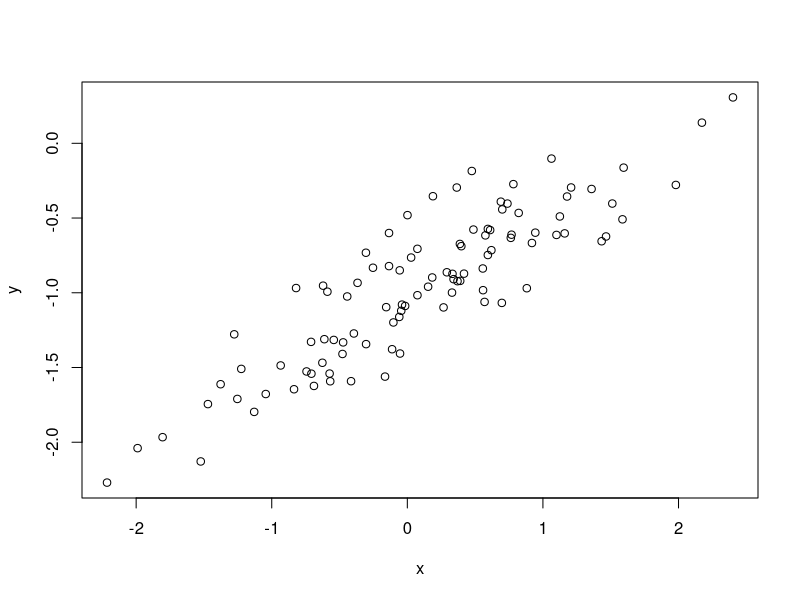
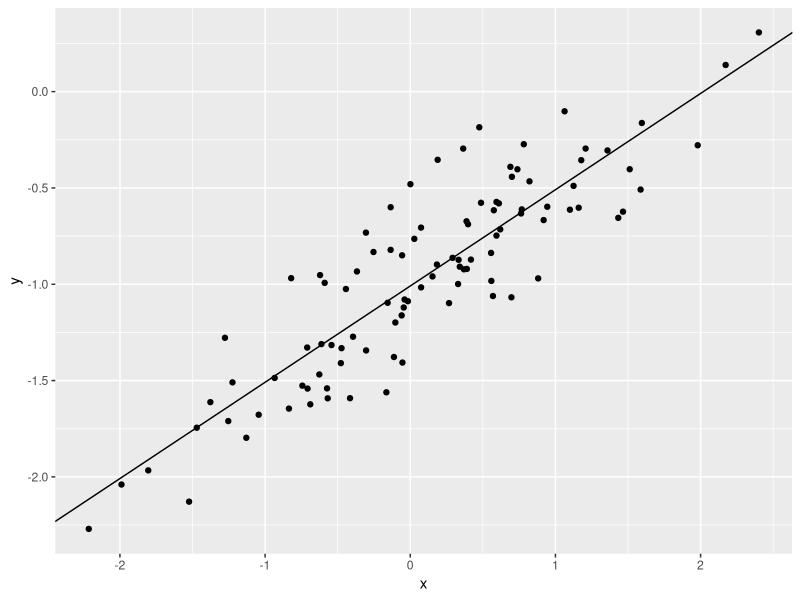

Write R code to recreate these figures, in order.
## ---- chunk 1
knitr::opts_chunk$set(echo = TRUE)
library(dplyr)
library(ggplot2)

## ---- chunk 2
q3_a <- function(gpa, iq, gender){
  50 + gpa*20 + iq*.07 + gender*35 + gpa*iq*.01 + gpa*gender*-10
}

q3_a(1, 110, 1)
q3_a(1, 110, 0)


q3_a(4, 110, 1)
q3_a(4, 110, 0)


## ---- chunk 3

q3_a(4, 110, 1)

## ---- chunk 4
set.seed(1)
# a
x <- rnorm(100)
# b
eps <- rnorm(100, mean = 0, sd = .25)
# c
y <- -1 + 0.5*x + eps
# d
plot(x, y)
## ---- chunk 5
# e
mod1 <- lm(y ~ x)
summary(mod1)
## ---- chunk 6
# f 
data.frame(x = x, y = y) %>% 
  ggplot(aes(x = x, y = y)) +
  geom_point() +
  geom_abline(slope = .49973, intercept = -1.009)


## ---- chunk 7
#g 
mod2 <- lm(y ~ x + I(x^2))
summary(mod2)

